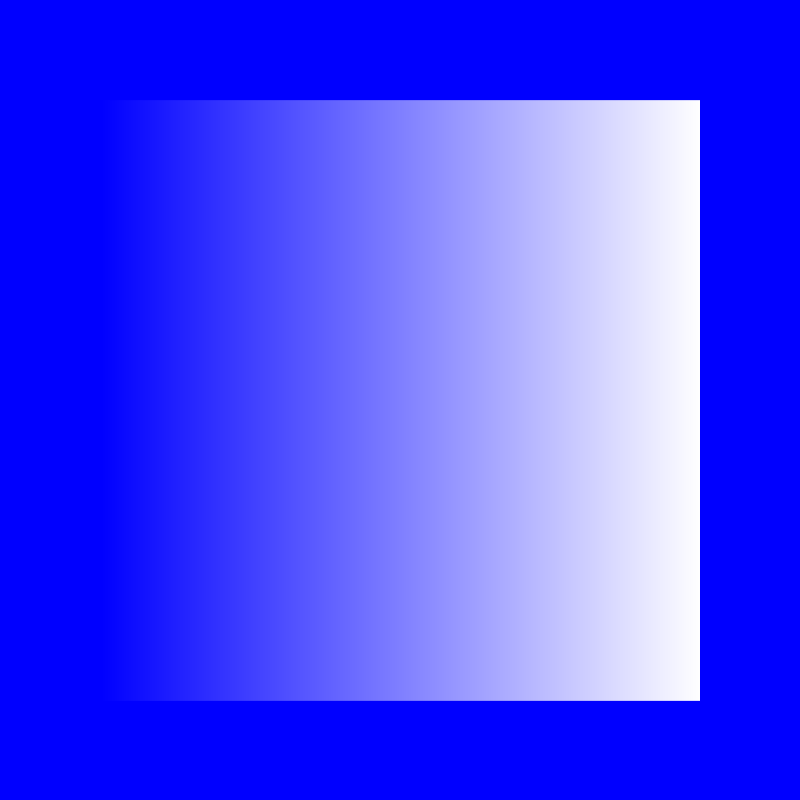
Frame 1 (no input)
Frame 60 (the mouse pressed at the canvas centre just before this capture): identical to frame 1, image omitted
Frame 120 (the mouse held since frame 60 and released just before this capture): blank canvas, image omitted

The Processing sketch that drew this single still picture (run headless with seeded random() and noise(); from frame 60 on, the mouse is pressed at the canvas centre):

// Processing sketch: P04F_01_ForCycle_03
// ── P04F_01_ForCycle_03.pde
void setup() {
  size(800, 800);
  background(0, 0, 255);
  smooth();
}

void draw() {
  background(0, 0, 255);
  stroke(255);
  for (float i=0; i<600; i+=(mouseX+1)) {
    stroke(255,map(i,0,600,0,255));
    line(100+i, 100, 100+i, 700);
  }
}
